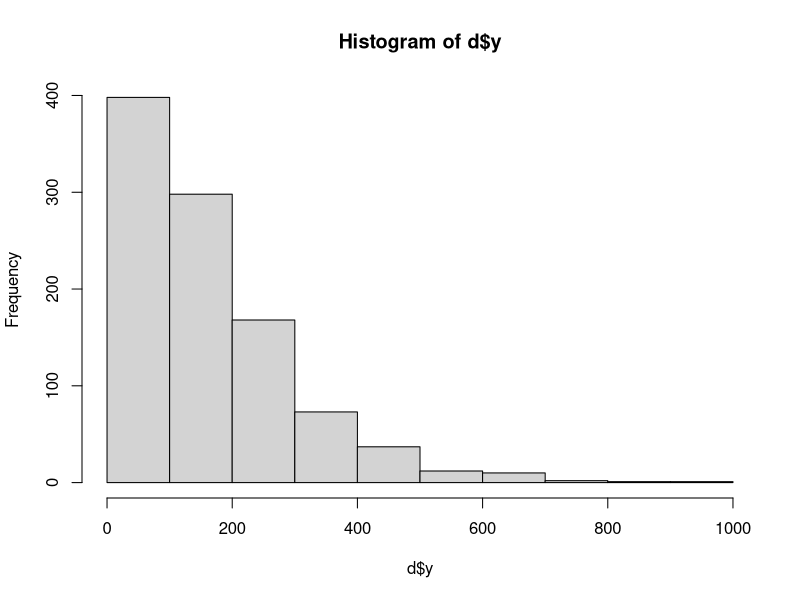

Generate this figure with R:
#Jan 30, 2018 ZINB Model Simulation
#Mixed Model

library(pscl)
library(MASS)

#1) Generate data
n=1000
X1 <- runif(n, min=0, max=1)
B0 <- 4
B1 <- 2
size=3 #dispersion parameter

Y=ifelse(rbinom(n=n, size = 1, prob = (exp(B0+B1*X1)/(1+(exp(B0+B1*X1)))))==0, 0, rnbinom(n=n, size=size, mu=exp(B0+B1*X1)))
d <- data.frame(x=X1,y=Y)
hist(d$y)


#GLM for ZINB
summary(zeroinfl(y~x|x, link="logit", dist="negbin", data = d)) #theta=dispersion parameter


#2) prob of getting 0 counts, 
zero.mass<- function(y, theta){
  B0 <- theta[1]
  B1 <- theta[2]
  size <- theta[3]
  mu=exp(B0+B1*X1)
  false.0 <- (exp(B0+B1*X1)/(1+(exp(B0+B1*X1))))
  count.0 <- (size/(mu+size))^size
  nlog.L <- -(sum(log(false.0+(1-false.0)*count.0)))
  return(nlog.L)
}

#3) then prob of getting non-zero counts
count.process<- function(y, theta){
  B0 <- theta[1]
  B1 <- theta[2]
  size <- theta[3]
  mu=exp(B0+B1*X1)
  false.0 <- (exp(B0+B1*X1)/(1+(exp(B0+B1*X1))))
  nlog.L <- -sum(log((1-false.0)*dnbinom(d$y, size=size, mu=exp(B0+B1*X1), log=F)))
  return(nlog.L)
}

op1 <- optim(c(2,2,2), zero.mass, y=d, method="BFGS")
op1
op2 <- optim(c(1,1,1), count.process, y=d, method="BFGS")
op2
